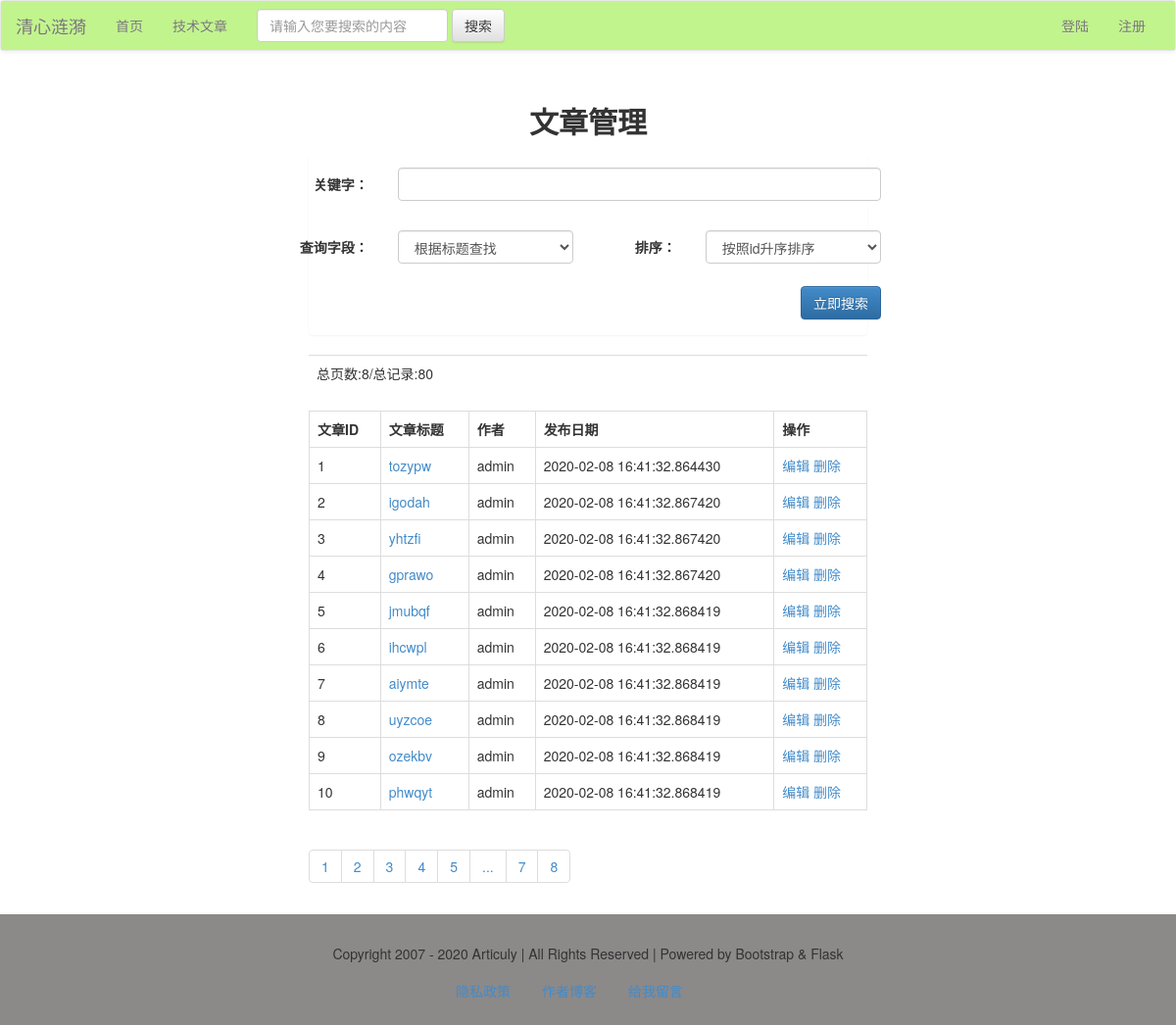
Screenshot of /article/list with the database file from the repository.
### models.py (models this page shows)
class Article(db.Model):
    id=db.Column(db.Integer, primary_key=True)
    title=db.Column(db.String)
    intro=db.Column(db.String)
    author=db.Column(db.String)
    content=db.Column(db.Text)
    pubdate=db.Column(db.DateTime, default=datetime.now)
    cate_id=db.Column(db.Integer, db.ForeignKey('category.cate_id'))

### views/articles.py (the view)
@article_app.route("/list/<int:page>", methods=['get', 'post'])
@article_app.route("/list", defaults={"page": 1}, methods=['get', 'post'])
def list(page):
    if request.method == 'POST':
        q = request.form['q']
        condition = {request.form['field']: q}
        if request.form['field'] == 'title':
            condition = Article.title.like('%%%s%%' % q)
        else:
            condition = Article.content.like('%%%s%%' % q)
        if request.form['order'] == '1':
            order = Article.id.asc()
        else:
            order = Article.id.desc()
        res = Article.query.filter(condition).order_by(order).paginate(page, 10)
    else:
        res = Article.query.paginate(page, 10)
    articles = res.items
    pageList = res.iter_pages()
    total = res.total
    pages = res.pages
    return render_template("article/article_list.html", articles=articles, pageList=pageList, total=total, pages=pages)

### app.py (called while the page is built)
@app.context_processor
def account():
    username = session.get('user')
    return {'username': username}

### templates/article/article_list.html (shortened to what this page needs)
{% extends "base.html" %}
{% block content %}
    <div class="container-fluid">
        <div class="row">
            <div class="main col-lg-6 col-lg-offset-3 col-md-8 col-md-offset-2 col-sm-10 col-sm-offset-1 col-xs-12">
                <h2 class="text-center"><b>文章管理</b></h2>
                <div class="panel">
                    <form action="" method="post" class="form-horizontal">
                        <div class="row">
                            <div class="form-group">
                                <div class="col-xs-2 text-right">
                                    <label for="q" class="control-label">关键字：</label>
                                </div>
                                <div class="col-xs-10">
                                    <input type="text" name="q" class="form-control">
                                </div>
                            </div>
                        </div>
                        <div class="row">
                            <div class="form-group">
                                <div class="col-xs-2 text-right">
                                    <label for="field" class="control-label">查询字段：</label>
                                </div>
                                <div class="col-xs-4">
                                    <select name="field" class="form-control">
                                        <option value="title">根据标题查找</option>
                                    </select>
                                </div>
                                <div class="col-xs-2 text-right">
                                    <label for="排序" class="control-label">排序：</label>
                                </div>
                                <div class="col-xs-4">
                                    <select name="order" class="form-control">
                                        <option value="1" checked>按照id升序排序</option>
                                    </select>
                                </div>
                            </div>
                        </div>
                        <div class="form-group ">
                            <input type="submit" name="search" class="btn btn-primary pull-right" value="立即搜索">
                        </div>
                    </form>
                </div>
                <table class="table">
                    <tr>
                        <td>总页数:{{ pages }}/总记录:{{ total }}</td>
                    </tr>
                </table>
                <table class="table table-bordered">
                    <tr>
                        <th>文章ID</th>
                        <th>文章标题</th>
                        <th>作者</th>
                        <th>发布日期</th>
                        <th>操作</th>
                    </tr>
                    {% for article in articles %}
                        <tr>
                            <td>{{ article.id }}</td>
                            <td>
                                <a href="{{ url_for("article_app.view", article_id=article.id) }}">{{ article.title }}</a>
                            </td>
                            <td>{{ article.author }}</td>
                            <td>{{ article.pubdate }}</td>
                            <td>
                                <a href="{{ url_for("article_app.edit", article_id=article.id) }}">编辑</a>
                                <a href="{{ url_for("article_app.delete", article_id=article.id) }}">删除</a>
                            </td>
                        </tr>
                    {% endfor %}
                </table>
                <ul class="pagination">
                    {% for page in pageList %}
                        {% if page!=None %}
                            <li><a href="{{ url_for("article_app.list", page=page) }}">{{ page }}</a></li>
                        {% else %}
                            <li><a href="#">...</a></li>
                        {% endif %}
                    {% endfor %}
                </ul>
            </div>
        </div>
    </div>
{% endblock %}

### templates/base.html (shortened to what this page needs)
<!DOCTYPE html>
<html>
{% block head %}
    <head>
        <link rel="stylesheet" type="text/css" href="{{ url_for("static", filename="css/bootstrap.css") }}"/>
        <link rel="stylesheet" type="text/css" href="{{ url_for("static", filename="css/bootstrap-theme.css") }}"/>
    </head>
{% endblock %}
<body>
{% block nav %}
    <nav class="navbar navbar-default">
        <div class="container-fluid" style="background-color: #C1F48C;">
            <div class="navbar-header">
                <a class="navbar-brand" href="#">清心涟漪</a>
            </div>
            <div class="collapse navbar-collapse" id="bs-example-navbar-collapse-1">
                <ul class="nav navbar-nav">
                    <li><a href="/">首页</a></li>
                    <li><a href="#">技术文章</a></li>
                </ul>
                <form class="navbar-form navbar-left">
                    <div class="form-group">
                        <input type="text" class="form-control" placeholder="请输入您要搜索的内容">
                    </div>
                    <button type="submit" class="btn btn-default">搜索</button>
                </form>
                <ul class="nav navbar-nav navbar-right">
                    <li><a href="{{ url_for("login") }}">登陆</a></li>
                    <li><a href="{{ url_for("user_app.register") }}">注册</a></li>
                </ul>
            </div>
        </div>
    </nav>
{% endblock %}
{% block content %}{% endblock %}
{% block footer %}
    <footer>
        <div class="container-fluid">
            <div class="row">
                <div class="col-md-12">
                    Copyright 2007 - 2020 Articuly | All Rights Reserved | Powered by Bootstrap & Flask
                </div>
            </div>
        </div>
        <nav>
            <ul class="nav nav-pills">
                <li><a href="" data-toggle="modal" data-target="#myModal">隐私政策</a></li>
                <li><a href="https://articuly.com" target="_blank">作者博客</a></li>
                <li><a href="">给我留言</a></li>
            </ul>
        </nav>
    </footer>
{% endblock %}
</body>
</html>

### templates/base.html (style rules this page uses)
footer { padding: 15px; background: #8c8989; text-align: center; }
footer nav { margin: auto; width: 300px; }
.row { margin-top: 15px; margin-bottom: 8px; }
.panel { margin-top: 15px; }

### rows the page displays
Article: id "1", title "tozypw", author "admin", pubdate "2020-02-08 16:41:32.864430"
Article: id "2", title "igodah", author "admin", pubdate "2020-02-08 16:41:32.867420"
Article: id "3", title "yhtzfi", author "admin", pubdate "2020-02-08 16:41:32.867420"
Article: id "4", title "gprawo", author "admin", pubdate "2020-02-08 16:41:32.867420"
Article: id "5", title "jmubqf", author "admin", pubdate "2020-02-08 16:41:32.868419"
Article: id "6", title "ihcwpl", author "admin", pubdate "2020-02-08 16:41:32.868419"
Article: id "7", title "aiymte", author "admin", pubdate "2020-02-08 16:41:32.868419"
Article: id "8", title "uyzcoe", author "admin", pubdate "2020-02-08 16:41:32.868419"
Article: id "9", title "ozekbv", author "admin", pubdate "2020-02-08 16:41:32.868419"
Article: id "10", title "phwqyt", author "admin", pubdate "2020-02-08 16:41:32.868419"

### other values shown
{{ pages }} "8"
{{ total }} "80"
{{ page }} "1" "2" "3" "4" "5" "7" "8"
